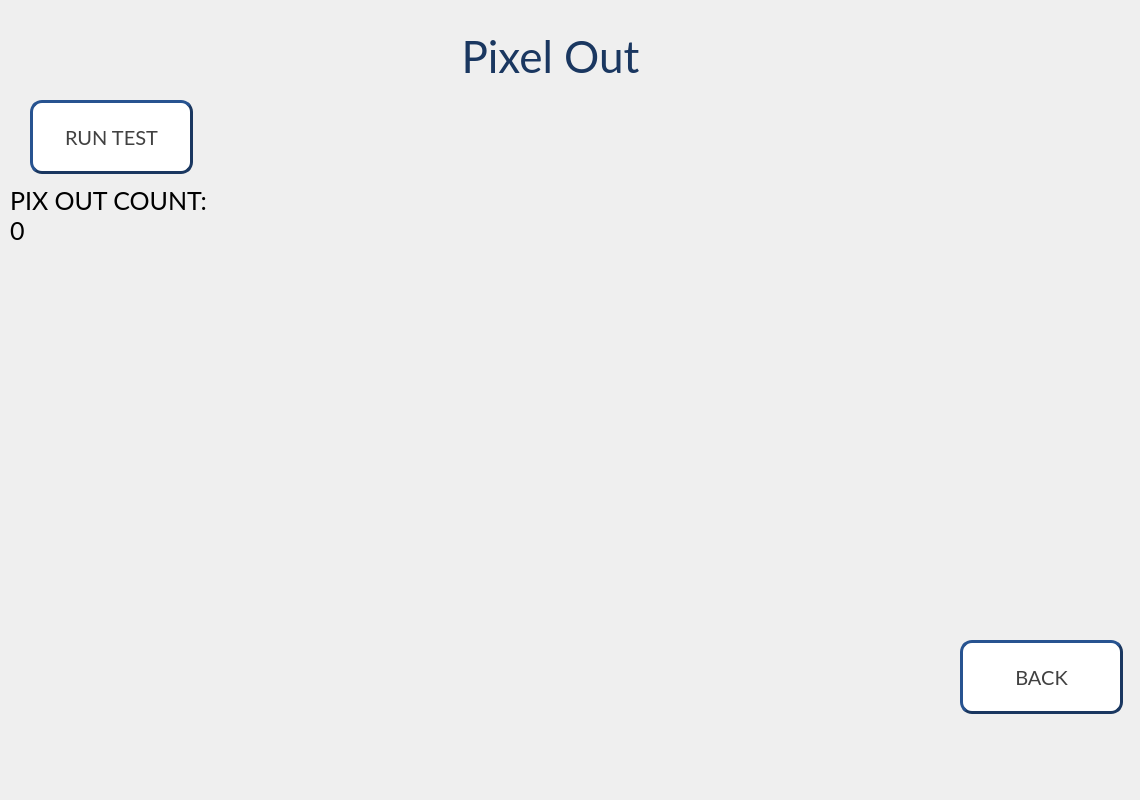
<?xml version="1.0" encoding="UTF-8"?>
<ui version="4.0">
 <class>HNS_PixOut_Screen</class>
 <widget class="QWidget" name="HNS_PixOut_Screen">
  <property name="geometry">
   <rect>
    <x>0</x>
    <y>0</y>
    <width>1140</width>
    <height>800</height>
   </rect>
  </property>
  <property name="windowTitle">
   <string>Form</string>
  </property>
  <widget class="QLabel" name="LBL_PixOutResult">
   <property name="geometry">
    <rect>
     <x>10</x>
     <y>180</y>
     <width>201</width>
     <height>71</height>
    </rect>
   </property>
   <property name="font">
    <font>
     <family>Lato</family>
     <pointsize>19</pointsize>
    </font>
   </property>
   <property name="text">
    <string>PIX OUT COUNT:
0</string>
   </property>
   <property name="alignment">
    <set>Qt::AlignLeading|Qt::AlignLeft|Qt::AlignVCenter</set>
   </property>
  </widget>
  <widget class="QPushButton" name="PB_RunPixelOutTest">
   <property name="geometry">
    <rect>
     <x>30</x>
     <y>100</y>
     <width>163</width>
     <height>74</height>
    </rect>
   </property>
   <property name="font">
    <font>
     <family>Lato</family>
     <pointsize>15</pointsize>
    </font>
   </property>
   <property name="styleSheet">
    <string notr="true">QPushButton{
	background-color:#FFFFFF;
	color:#414141;
	border-style:outset;
	border-width:3px;
	border-color:#1A3760;
	border-radius:12px;
}</string>
   </property>
   <property name="text">
    <string>RUN TEST</string>
   </property>
  </widget>
  <widget class="HNS_PixelOut_Display" name="GV_PixelOut" native="true">
   <property name="geometry">
    <rect>
     <x>220</x>
     <y>100</y>
     <width>891</width>
     <height>511</height>
    </rect>
   </property>
  </widget>
  <widget class="QPushButton" name="PB_Diagnostic_Back">
   <property name="geometry">
    <rect>
     <x>960</x>
     <y>640</y>
     <width>163</width>
     <height>74</height>
    </rect>
   </property>
   <property name="font">
    <font>
     <family>Lato</family>
     <pointsize>15</pointsize>
    </font>
   </property>
   <property name="styleSheet">
    <string notr="true">QPushButton{
	background-color:#FFFFFF;
	color:#414141;
	border-style:outset;
	border-width:3px;
	border-color:#1A3760;
	border-radius:12px;
}</string>
   </property>
   <property name="text">
    <string>BACK</string>
   </property>
  </widget>
  <widget class="QLabel" name="label_23">
   <property name="geometry">
    <rect>
     <x>390</x>
     <y>20</y>
     <width>321</width>
     <height>71</height>
    </rect>
   </property>
   <property name="font">
    <font>
     <family>Lato</family>
     <pointsize>33</pointsize>
    </font>
   </property>
   <property name="styleSheet">
    <string notr="true">color:#1A3760</string>
   </property>
   <property name="text">
    <string>Pixel Out</string>
   </property>
   <property name="alignment">
    <set>Qt::AlignCenter</set>
   </property>
  </widget>
 </widget>
 <customwidgets>
  <customwidget>
   <class>HNS_PixelOut_Display</class>
   <extends>QWidget</extends>
   <header>hns_pixelout_display.h</header>
   <container>1</container>
  </customwidget>
 </customwidgets>
 <resources/>
 <connections/>
</ui>
